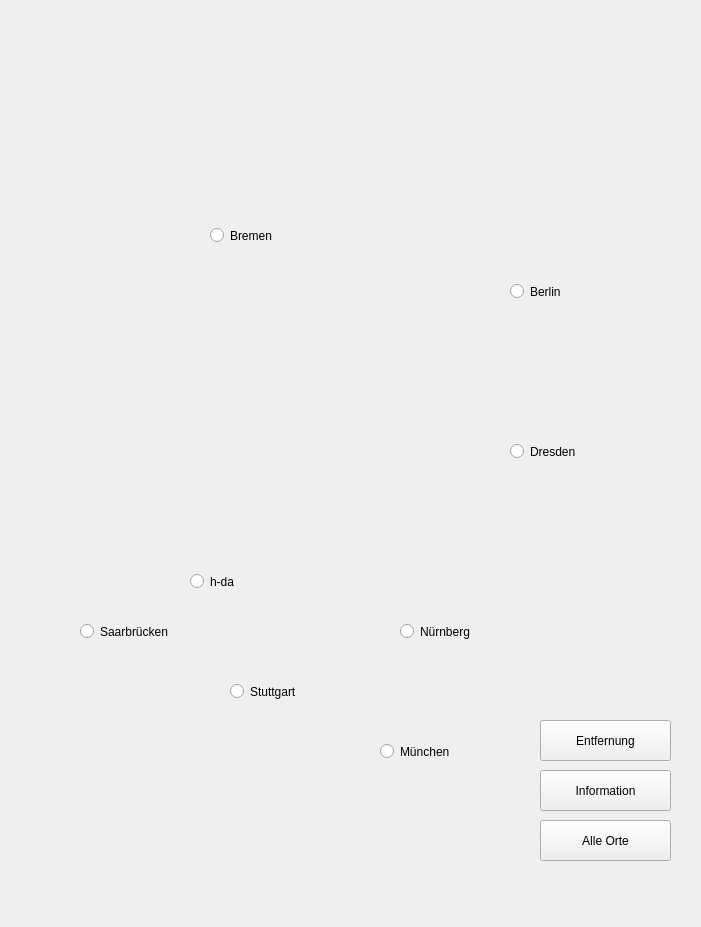
<?xml version="1.0" encoding="UTF-8"?>
<ui version="4.0">
 <class>Navigation</class>
 <widget class="QMainWindow" name="Navigation">
  <property name="geometry">
   <rect>
    <x>0</x>
    <y>0</y>
    <width>701</width>
    <height>927</height>
   </rect>
  </property>
  <property name="windowTitle">
   <string>Navigation</string>
  </property>
  <property name="autoFillBackground">
   <bool>true</bool>
  </property>
  <widget class="QWidget" name="centralwidget">
   <widget class="QLabel" name="map">
    <property name="geometry">
     <rect>
      <x>10</x>
      <y>10</y>
      <width>615</width>
      <height>830</height>
     </rect>
    </property>
    <property name="frameShape">
     <enum>QFrame::NoFrame</enum>
    </property>
    <property name="frameShadow">
     <enum>QFrame::Sunken</enum>
    </property>
    <property name="text">
     <string/>
    </property>
    <property name="pixmap">
     <pixmap resource="maps.qrc">:/background/866-8664209_leer-deutschland-karte.png</pixmap>
    </property>
    <property name="scaledContents">
     <bool>true</bool>
    </property>
   </widget>
   <widget class="QRadioButton" name="bremen">
    <property name="geometry">
     <rect>
      <x>210</x>
      <y>220</y>
      <width>151</width>
      <height>31</height>
     </rect>
    </property>
    <property name="text">
     <string>Bremen</string>
    </property>
    <property name="autoExclusive">
     <bool>false</bool>
    </property>
   </widget>
   <widget class="QRadioButton" name="hda">
    <property name="geometry">
     <rect>
      <x>190</x>
      <y>570</y>
      <width>131</width>
      <height>23</height>
     </rect>
    </property>
    <property name="text">
     <string>h-da</string>
    </property>
    <property name="autoExclusive">
     <bool>false</bool>
    </property>
   </widget>
   <widget class="QRadioButton" name="berlin">
    <property name="geometry">
     <rect>
      <x>510</x>
      <y>280</y>
      <width>141</width>
      <height>23</height>
     </rect>
    </property>
    <property name="text">
     <string>Berlin</string>
    </property>
    <property name="autoExclusive">
     <bool>false</bool>
    </property>
   </widget>
   <widget class="QRadioButton" name="muenchen">
    <property name="geometry">
     <rect>
      <x>380</x>
      <y>740</y>
      <width>141</width>
      <height>23</height>
     </rect>
    </property>
    <property name="text">
     <string>München</string>
    </property>
    <property name="autoExclusive">
     <bool>false</bool>
    </property>
   </widget>
   <widget class="QRadioButton" name="stuttgart">
    <property name="geometry">
     <rect>
      <x>230</x>
      <y>680</y>
      <width>161</width>
      <height>23</height>
     </rect>
    </property>
    <property name="text">
     <string>Stuttgart</string>
    </property>
    <property name="autoExclusive">
     <bool>false</bool>
    </property>
   </widget>
   <widget class="QRadioButton" name="dresden">
    <property name="geometry">
     <rect>
      <x>510</x>
      <y>440</y>
      <width>131</width>
      <height>23</height>
     </rect>
    </property>
    <property name="text">
     <string>Dresden</string>
    </property>
    <property name="autoExclusive">
     <bool>false</bool>
    </property>
   </widget>
   <widget class="QRadioButton" name="nuernberg">
    <property name="geometry">
     <rect>
      <x>400</x>
      <y>620</y>
      <width>191</width>
      <height>23</height>
     </rect>
    </property>
    <property name="text">
     <string>Nürnberg</string>
    </property>
    <property name="autoExclusive">
     <bool>false</bool>
    </property>
   </widget>
   <widget class="QRadioButton" name="saarbruecken">
    <property name="geometry">
     <rect>
      <x>80</x>
      <y>620</y>
      <width>171</width>
      <height>23</height>
     </rect>
    </property>
    <property name="text">
     <string>Saarbrücken</string>
    </property>
    <property name="autoExclusive">
     <bool>false</bool>
    </property>
   </widget>
   <widget class="QPushButton" name="entfernung">
    <property name="geometry">
     <rect>
      <x>540</x>
      <y>720</y>
      <width>131</width>
      <height>41</height>
     </rect>
    </property>
    <property name="text">
     <string>Entfernung</string>
    </property>
   </widget>
   <widget class="QPushButton" name="information">
    <property name="geometry">
     <rect>
      <x>540</x>
      <y>770</y>
      <width>131</width>
      <height>41</height>
     </rect>
    </property>
    <property name="text">
     <string>Information</string>
    </property>
   </widget>
   <widget class="QPushButton" name="alleorte">
    <property name="geometry">
     <rect>
      <x>540</x>
      <y>820</y>
      <width>131</width>
      <height>41</height>
     </rect>
    </property>
    <property name="text">
     <string>Alle Orte</string>
    </property>
   </widget>
  </widget>
  <widget class="QMenuBar" name="menubar">
   <property name="geometry">
    <rect>
     <x>0</x>
     <y>0</y>
     <width>701</width>
     <height>21</height>
    </rect>
   </property>
  </widget>
 </widget>
 <resources>
  <include location="maps.qrc"/>
 </resources>
 <connections/>
</ui>
